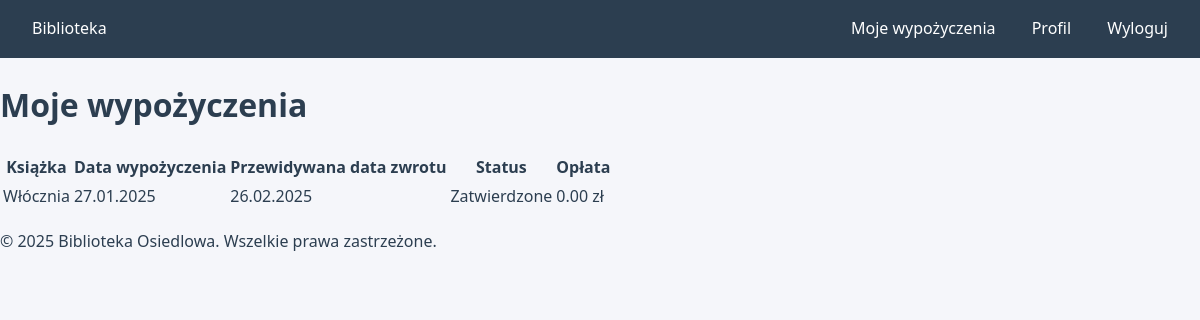
Screenshot of /moje-wypozyczenia/ (signed in) with the database file from the repository.
### ksiazki/models.py (models this page shows, shortened)
class Wypozyczenie(models.Model):
    ksiazka = models.ForeignKey(Ksiazka, on_delete=models.CASCADE)
    czytelnik = models.ForeignKey(User, on_delete=models.CASCADE)
    data_wypozyczenia = models.DateTimeField(auto_now_add=True)
    data_zwrotu = models.DateTimeField(null=True, blank=True)  # Data faktycznego zwrotu
    zatwierdzone = models.BooleanField(default=False)
    uwagi = models.TextField(blank=True)
    przedluzenie = models.BooleanField(default=False)  # Czy wypożyczenie było przedłużone
    oplata = models.DecimalField(max_digits=5, decimal_places=2, default=0.00)  # Naliczone opłaty
    class Meta:
        verbose_name_plural = "Wypożyczenia"
    def przewidywana_data_zwrotu(self):
        if self.przedluzenie:
            return self.data_wypozyczenia + timedelta(days=60)
        return self.data_wypozyczenia + timedelta(days=30)
    def nalicz_oplate(self):
        if self.zatwierdzone:
            dzis = date.today()
            opoznienie = max((dzis - self.przewidywana_data_zwrotu().date()).days, 0)
            self.oplata = round(opoznienie * 0.10, 2)
            self.save()

class Ksiazka(models.Model):
    tytul = models.CharField(max_length=200)
    autor = models.CharField(max_length=200)
    isbn = models.CharField(max_length=13, unique=True)
    opis = models.TextField()
    rok_wydania = models.IntegerField()
    kategoria = models.ForeignKey(Kategoria, on_delete=models.SET_NULL, null=True)
    dostepna = models.BooleanField(default=True)  # Dostępność książki
    okladka = models.ImageField(upload_to='okladki/', null=True, blank=True)
    data_dodania = models.DateTimeField(auto_now_add=True)
    class Meta:
        verbose_name_plural = "Książki"

### ksiazki/views.py (the view)
# urls.py: path('moje-wypozyczenia/', views.moje_wypozyczenia, name='moje_wypozyczenia'),
@login_required
def moje_wypozyczenia(request):
    wypozyczenia = Wypozyczenie.objects.filter(
        czytelnik=request.user,
        data_zwrotu=None
    ).order_by('-data_wypozyczenia')
    for wypozyczenie in wypozyczenia:
        wypozyczenie.nalicz_oplate()  # Automatyczne naliczanie opłat
    return render(request, 'ksiazki/moje_wypozyczenia.html', {'wypozyczenia': wypozyczenia})

### ksiazki/models.py (called while the page is built)
@receiver(post_save, sender=Wypozyczenie)
def aktualizuj_dostepnosc_ksiazki_po_zapisie(sender, instance, created, **kwargs):
    if created or instance.zatwierdzone:
        instance.ksiazka.dostepna = bool(instance.data_zwrotu)
        instance.ksiazka.save()

### ksiazki/templates/ksiazki/moje_wypozyczenia.html (shortened to what this page needs)
{% extends "base.html" %}
{% block content %}
<h1>Moje wypożyczenia</h1>
{% if wypozyczenia %}
<table>
    <thead>
        <tr>
            <th>Książka</th>
            <th>Data wypożyczenia</th>
            <th>Przewidywana data zwrotu</th>
            <th>Status</th>
            <th>Opłata</th>
        </tr>
    </thead>
    <tbody>
        {% for wypozyczenie in wypozyczenia %}
        <tr>
            <td>{{ wypozyczenie.ksiazka.tytul }}</td>
            <td>{{ wypozyczenie.data_wypozyczenia|date:"d.m.Y" }}</td>
            <td>{{ wypozyczenie.przewidywana_data_zwrotu|date:"d.m.Y" }}</td>
            <td>
                {% if not wypozyczenie.zatwierdzone %}
                    Oczekujące
                {% else %}
                    Zatwierdzone
                {% endif %}
            </td>
            <td>{{ wypozyczenie.oplata|floatformat:2 }} zł</td>
        </tr>
        {% endfor %}
    </tbody>
</table>
{% else %}
<p>Nie masz żadnych aktywnych lub oczekujących wypożyczeń.</p>
{% endif %}
{% endblock %}

### static/css/style.css (style rules this page uses)
:root { --primary-color: #2c3e50; --secondary-color: #3498db; --background-color: #f5f6fa; --text-color: #2c3e50; --border-color: #dcdde1; }
body { margin: 0; padding: 0; font-family: 'Segoe UI', Tahoma, Geneva, Verdana, sans-serif; background-color: var(--background-color); color: var(--text-color); line-height: 1.6; }

### rows the page displays
Wypozyczenie: ksiazka.tytul "Włócznia", data_wypozyczenia "27.01.2025", przewidywana_data_zwrotu "26.02.2025", zatwierdzone "Zatwierdzone", oplata "0.00"
